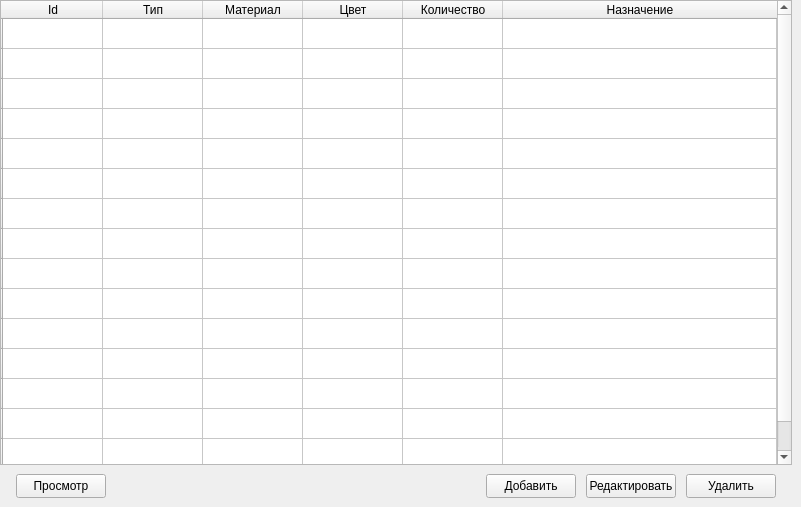
      <widget class="QWidget" name="tab_6">
       <attribute name="title">
        <string>Ткань</string>
       </attribute>
       <widget class="QTableWidget" name="tableWidget_2">
        <property name="geometry">
         <rect>
          <x>0</x>
          <y>0</y>
          <width>792</width>
          <height>465</height>
         </rect>
        </property>
        <attribute name="horizontalHeaderDefaultSectionSize">
         <number>100</number>
        </attribute>
        <attribute name="horizontalHeaderStretchLastSection">
         <bool>true</bool>
        </attribute>
        <row>
         <property name="text">
          <string/>
         </property>
        </row>
        <row>
         <property name="text">
          <string/>
         </property>
        </row>
        <row>
         <property name="text">
          <string/>
         </property>
        </row>
        <row>
         <property name="text">
          <string/>
         </property>
        </row>
        <row>
         <property name="text">
          <string/>
         </property>
        </row>
        <row>
         <property name="text">
          <string/>
         </property>
        </row>
        <row>
         <property name="text">
          <string/>
         </property>
        </row>
        <row>
         <property name="text">
          <string/>
         </property>
        </row>
        <row>
         <property name="text">
          <string/>
         </property>
        </row>
        <row>
         <property name="text">
          <string/>
         </property>
        </row>
        <row>
         <property name="text">
          <string/>
         </property>
        </row>
        <row>
         <property name="text">
          <string/>
         </property>
        </row>
        <row>
         <property name="text">
          <string/>
         </property>
        </row>
        <row>
         <property name="text">
          <string/>
         </property>
        </row>
        <row>
         <property name="text">
          <string/>
         </property>
        </row>
        <column>
         <property name="text">
          <string>Id</string>
         </property>
        </column>
        <column>
         <property name="text">
          <string>Тип</string>
         </property>
        </column>
        <column>
         <property name="text">
          <string>Материал</string>
         </property>
        </column>
        <column>
         <property name="text">
          <string>Цвет</string>
         </property>
        </column>
        <column>
         <property name="text">
          <string>Количество</string>
         </property>
        </column>
        <column>
         <property name="text">
          <string>Назначение</string>
         </property>
        </column>
       </widget>
       <widget class="QPushButton" name="pushButton_13">
        <property name="geometry">
         <rect>
          <x>686</x>
          <y>474</y>
          <width>90</width>
          <height>24</height>
         </rect>
        </property>
        <property name="text">
         <string>Удалить</string>
        </property>
       </widget>
       <widget class="QPushButton" name="pushButton_14">
        <property name="geometry">
         <rect>
          <x>586</x>
          <y>474</y>
          <width>90</width>
          <height>24</height>
         </rect>
        </property>
        <property name="text">
         <string>Редактировать</string>
        </property>
       </widget>
       <widget class="QPushButton" name="pushButton_15">
        <property name="geometry">
         <rect>
          <x>16</x>
          <y>474</y>
          <width>90</width>
          <height>24</height>
         </rect>
        </property>
        <property name="text">
         <string>Просмотр</string>
        </property>
       </widget>
       <widget class="QPushButton" name="pushButton_16">
        <property name="geometry">
         <rect>
          <x>486</x>
          <y>474</y>
          <width>90</width>
          <height>24</height>
         </rect>
        </property>
        <property name="text">
         <string>Добавить</string>
        </property>
       </widget>
      </widget>
